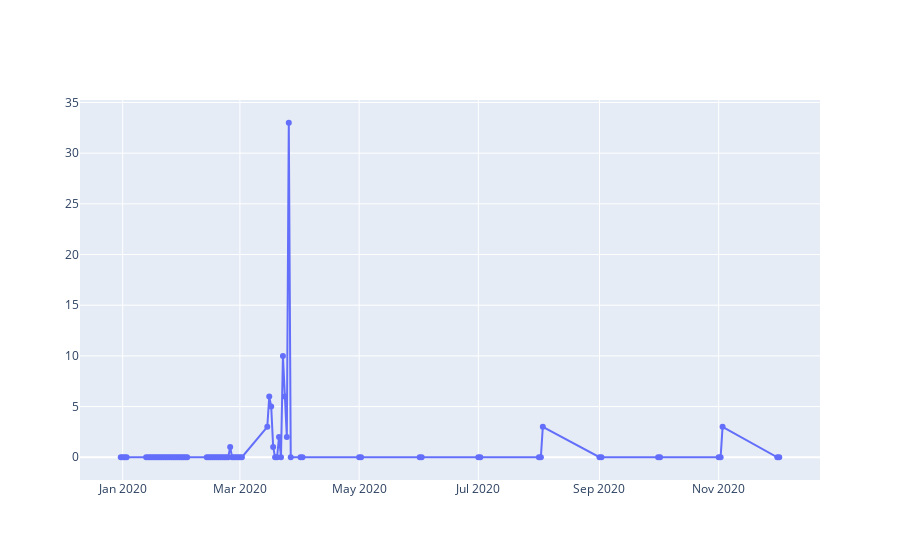

The notebook cell this image was saved under:
### Code cell
fig = go.Figure()
df_Afg = df.loc[df["geoId"]=="AF"]
trace = go.Scatter(x=df_Afg["dateRep"], 
                   y=df_Afg["cases"], 
                   mode="lines+markers", 
                   name="AF")

fig.add_trace(trace)
